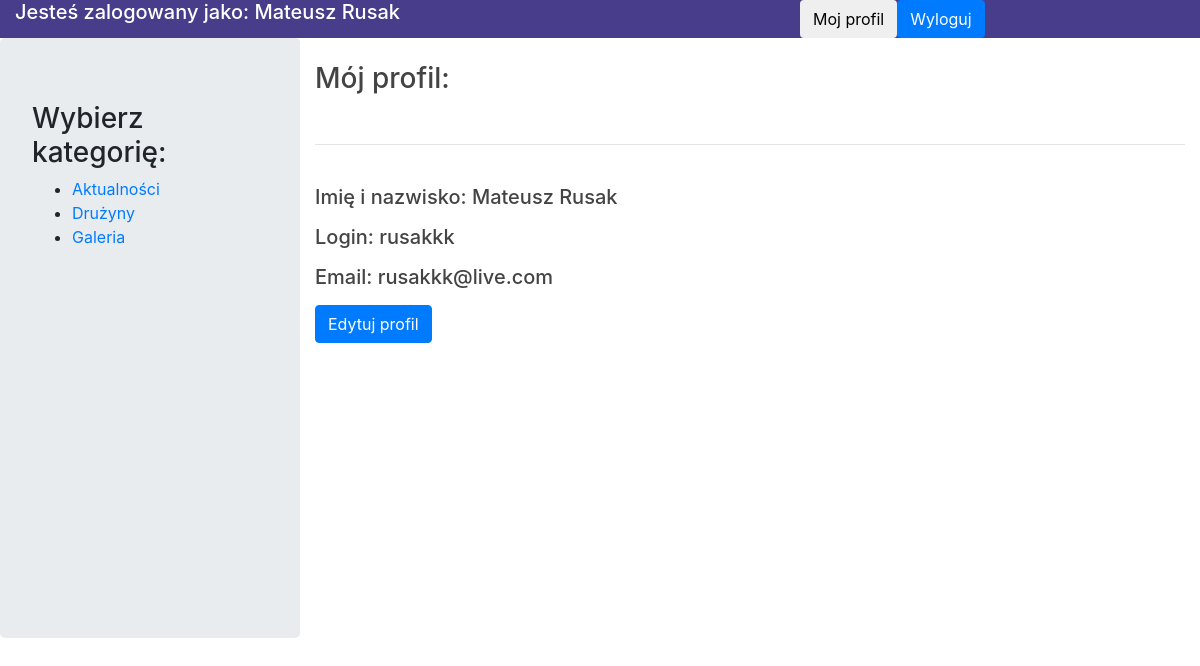
The page /admin/panel.php?strona=profil&id=3 (signed in) on the database its author committed.
### tables this page shows
CREATE TABLE `users` (
  `id_user` int(11) NOT NULL,
  `login` text NOT NULL,
  `password` text NOT NULL,
  `name` text NOT NULL,
  `email` text NOT NULL
);

### admin/panel/view/profile.php (the view, shortened to what this page needs)
<?php
    require_once('../admin/scripts/connect.php');
    $con = mysqli_connect($host, $usr, $pass, $db);
    $id = $_GET['id'];
    $player = mysqli_fetch_assoc(mysqli_query($con, "SELECT login, name, email FROM users WHERE id_user='$id'"));
    echo '<br><h3>Mój profil:</h3><br><hr><br>
            <h5><p>Imię i nazwisko: '.$player['name'].'</p>
                <p>Login: '.$player['login'].'</p>
                <p>Email: '.$player['email'].'</p>
            </h5>
            <a href="/promnik/admin/panel.php?strona=edytujprofil&id='.$id.'">
                <button class="btn-primary btn">Edytuj profil</button>
            </a>';
?>

### rows shown on the page
users: name "Mateusz Rusak", login "rusakkk", email "rusakkk@live.com"

### other values the page prints
$_SESSION['usr_name'] "Mateusz Rusak"
